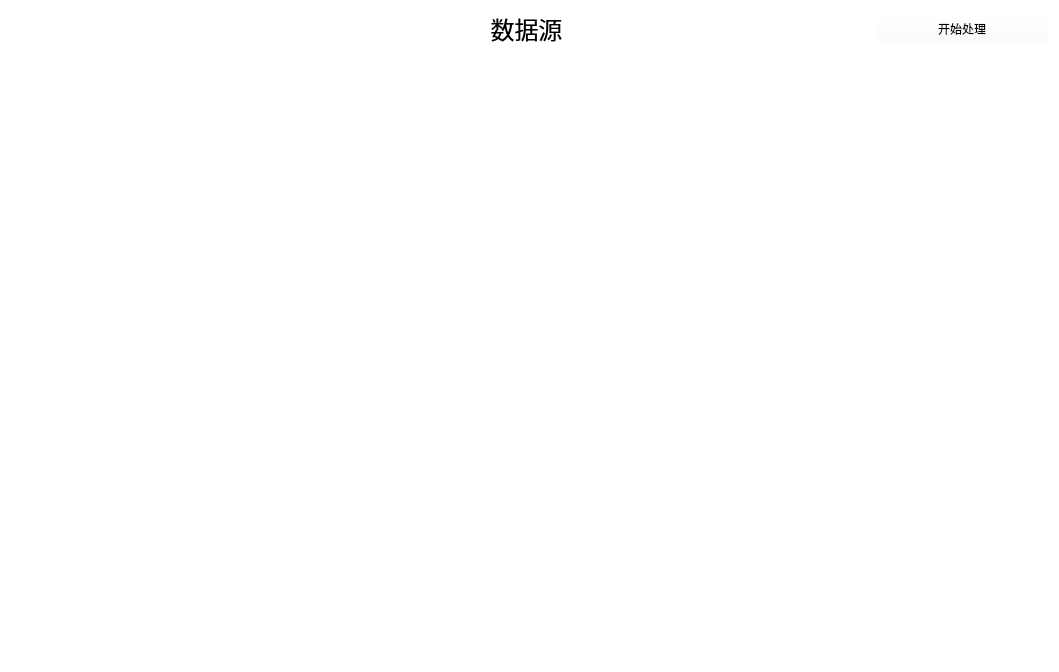
<?xml version="1.0" encoding="UTF-8"?>
<ui version="4.0">
 <class>date_get</class>
 <widget class="QWidget" name="date_get">
  <property name="geometry">
   <rect>
    <x>0</x>
    <y>0</y>
    <width>1059</width>
    <height>672</height>
   </rect>
  </property>
  <property name="windowTitle">
   <string>Form</string>
  </property>
  <property name="styleSheet">
   <string notr="true">background-color: rgba(255, 255, 255, 0)</string>
  </property>
  <layout class="QGridLayout" name="gridLayout">
   <item row="0" column="0">
    <layout class="QVBoxLayout" name="verticalLayout">
     <item>
      <layout class="QHBoxLayout" name="horizontalLayout" stretch="5,2,3,2">
       <item>
        <spacer name="horizontalSpacer_2">
         <property name="orientation">
          <enum>Qt::Horizontal</enum>
         </property>
         <property name="sizeHint" stdset="0">
          <size>
           <width>40</width>
           <height>20</height>
          </size>
         </property>
        </spacer>
       </item>
       <item>
        <widget class="QLabel" name="label">
         <property name="font">
          <font>
           <family>黑体</family>
           <pointsize>18</pointsize>
           <weight>50</weight>
           <italic>false</italic>
           <bold>false</bold>
          </font>
         </property>
         <property name="accessibleDescription">
          <string/>
         </property>
         <property name="styleSheet">
          <string notr="true">font: 22pt &quot;Agency FB&quot;;
font: 18pt &quot;黑体&quot;;
</string>
         </property>
         <property name="text">
          <string>数据源</string>
         </property>
         <property name="alignment">
          <set>Qt::AlignCenter</set>
         </property>
        </widget>
       </item>
       <item>
        <spacer name="horizontalSpacer">
         <property name="orientation">
          <enum>Qt::Horizontal</enum>
         </property>
         <property name="sizeHint" stdset="0">
          <size>
           <width>40</width>
           <height>20</height>
          </size>
         </property>
        </spacer>
       </item>
       <item>
        <widget class="PushButton" name="Button">
         <property name="accessibleDescription">
          <string>background-color: rgba(255, 255, 255, 0)</string>
         </property>
         <property name="text">
          <string>开始处理</string>
         </property>
        </widget>
       </item>
      </layout>
     </item>
     <item>
      <widget class="Line" name="line_2">
       <property name="orientation">
        <enum>Qt::Horizontal</enum>
       </property>
      </widget>
     </item>
     <item>
      <widget class="QTextEdit" name="textEdit">
       <property name="font">
        <font>
         <pointsize>10</pointsize>
        </font>
       </property>
      </widget>
     </item>
    </layout>
   </item>
  </layout>
 </widget>
 <customwidgets>
  <customwidget>
   <class>PushButton</class>
   <extends>QPushButton</extends>
   <header>qfluentwidgets</header>
  </customwidget>
 </customwidgets>
 <resources/>
 <connections/>
</ui>
